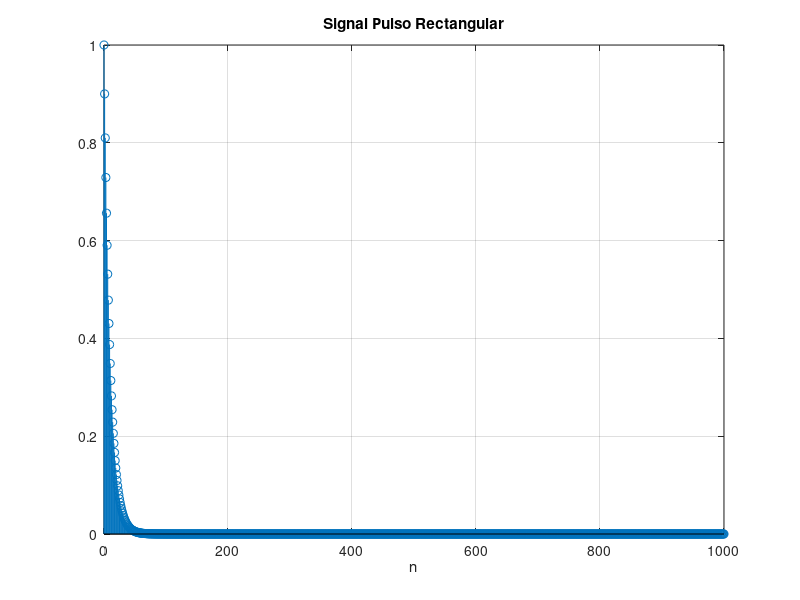
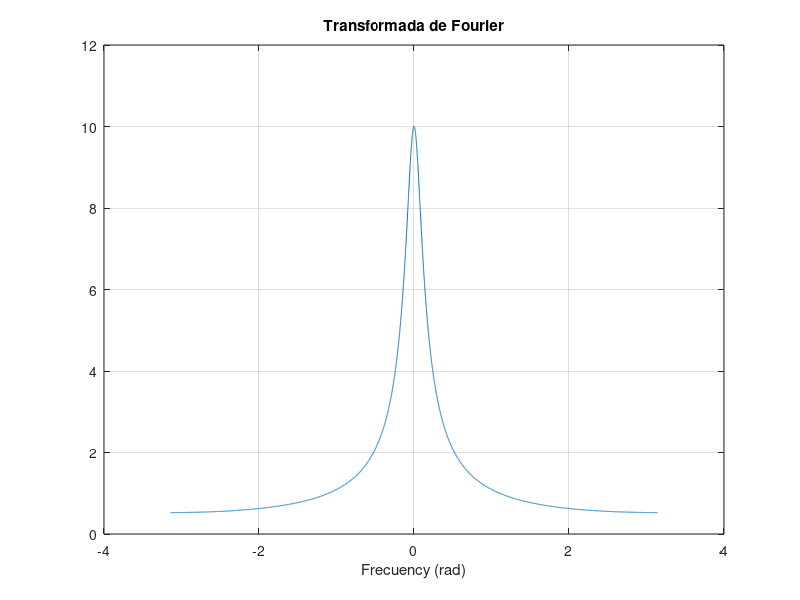

MATLAB code for these plots, in order:
function [  ] = cuatro(  )
      
alpha=0.9;       
n=0:1:1000;
x =0.9.^(n);



figure
stem(n,x)
title('Signal Pulso Rectangular')
xlabel('n')
grid
 
 NFFT = 9000;
 Y=fft(x,NFFT);
 Y1=fftshift(Y);
 w=pi*linspace(-1,1,NFFT);

 figure
 plot(w,abs(Y1))
 title('Transformada de Fourier')
 xlabel('Frecuency (rad)')

grid
end